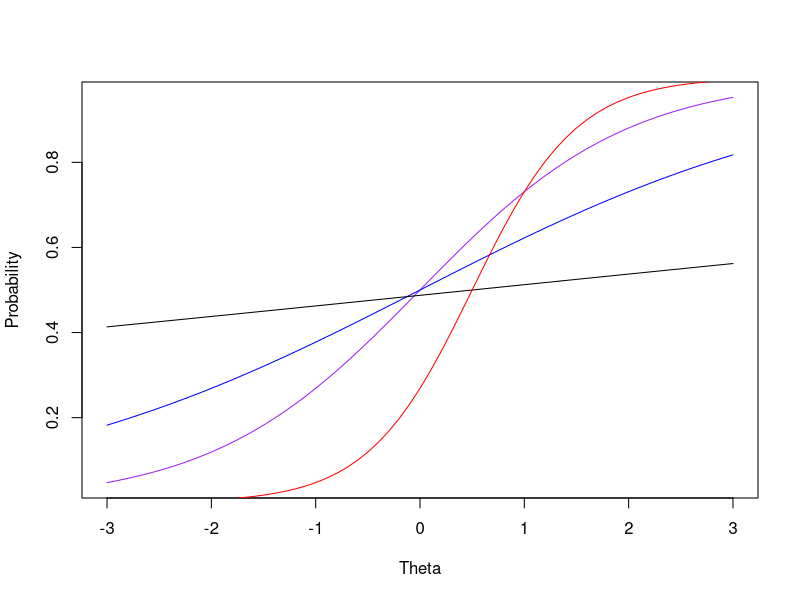
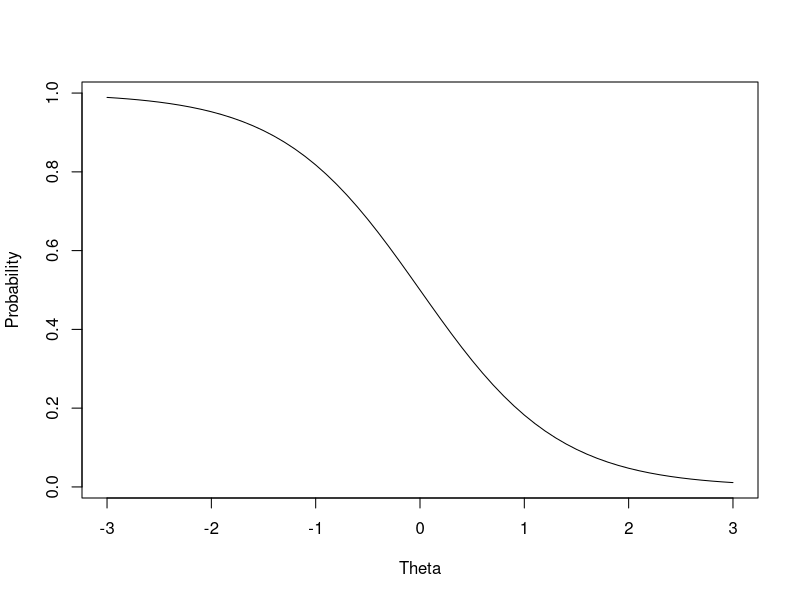
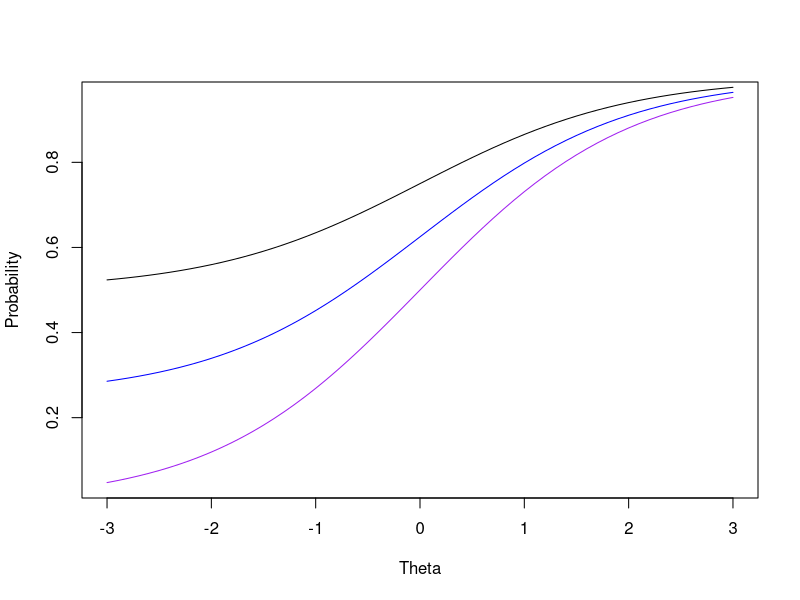

Write the R code that produced these figures, in order.
pl.two <- function(theta,a,d){
	exp(a*(theta - d))/(1 + exp(a*(theta - d)))
	} 
thetas <- seq(from = -3, to = 3, by = .1)
d = c(0,0,.5,.5)
a = c(1,.5,.1,2)

irfs <- matrix(nrow = 61, ncol=4)
for(i in 1:4){
	irfs[,i] <- pl.two(theta=thetas,d=d[i],a=a[i])
	}

pdf(file = "~/Documents/HI/Teaching/IRTworkshop/irt19feb2014/fig1.pdf")	
plot(irfs[,1]~thetas,type = "l", col = "purple",ylab = "Probability",xlab = "Theta")
lines(irfs[,2]~thetas,type = "l", col = "blue")
lines(irfs[,3]~thetas,type = "l", col = "black")
lines(irfs[,4]~thetas,type = "l", col = "red")
dev.off()

negdis <- pl.two(thetas,a=-1.5,d=0)

pdf(file = "~/Documents/HI/Teaching/IRTworkshop/irt19feb2014/fig2.pdf")	
plot(negdis~thetas,type = "l", col = "black",ylab = "Probability",xlab = "Theta")
dev.off()

pl.three <- function(theta,a,d,g){
	g + (1 -g)*exp(a*(theta - d))/(1 + exp(a*(theta - d)))
	} 
thetas <- seq(from = -3, to = 3, by = .1)
g = c(0,.25,.5)
d = c(0,0,0)
a = c(1,1,1)

irfs <- matrix(nrow = 61, ncol=3)
for(i in 1:3){
	irfs[,i] <- pl.three(theta=thetas,d=d[i],a=a[i],g = g[i])
	}

pdf(file = "~/Documents/HI/Teaching/IRTworkshop/irt19feb2014/fig3.pdf")	
plot(irfs[,1]~thetas,type = "l", col = "purple",ylab = "Probability",xlab = "Theta")
lines(irfs[,2]~thetas,type = "l", col = "blue")
lines(irfs[,3]~thetas,type = "l", col = "black")
dev.off()
